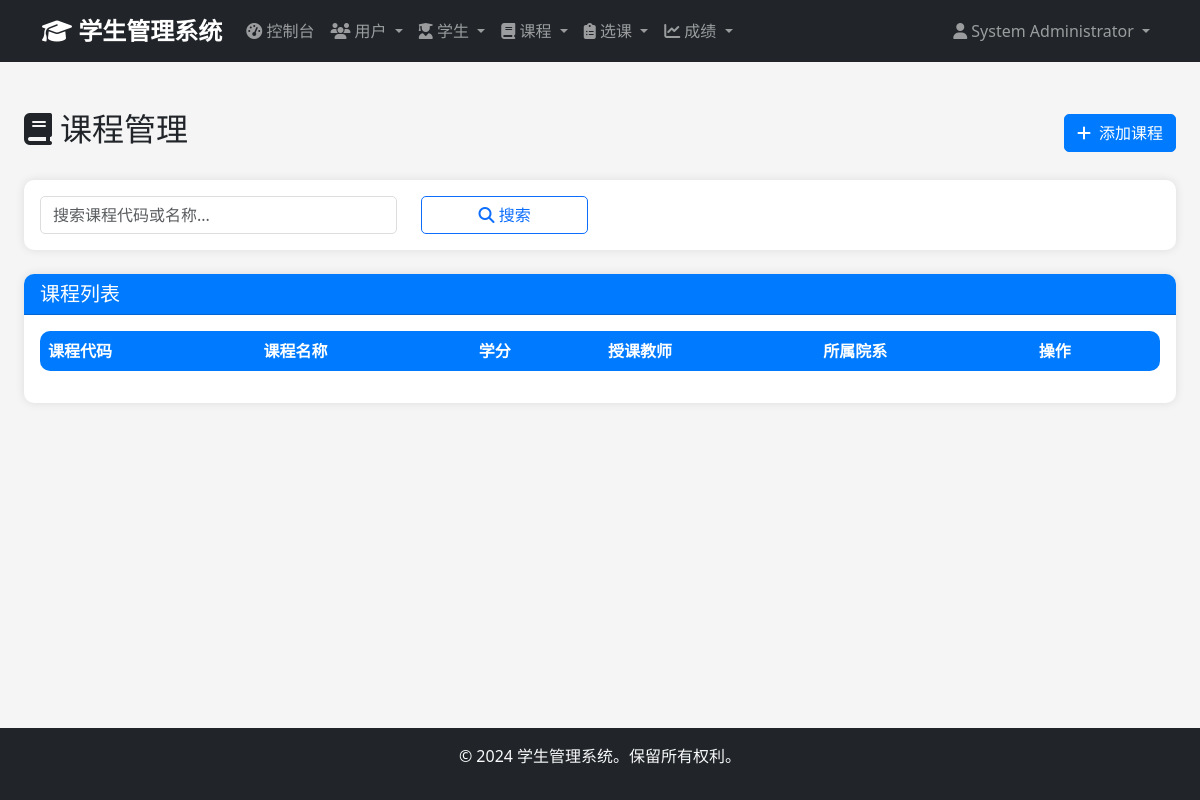
The app's page /admin/courses?page=2&search= (signed in), older data.
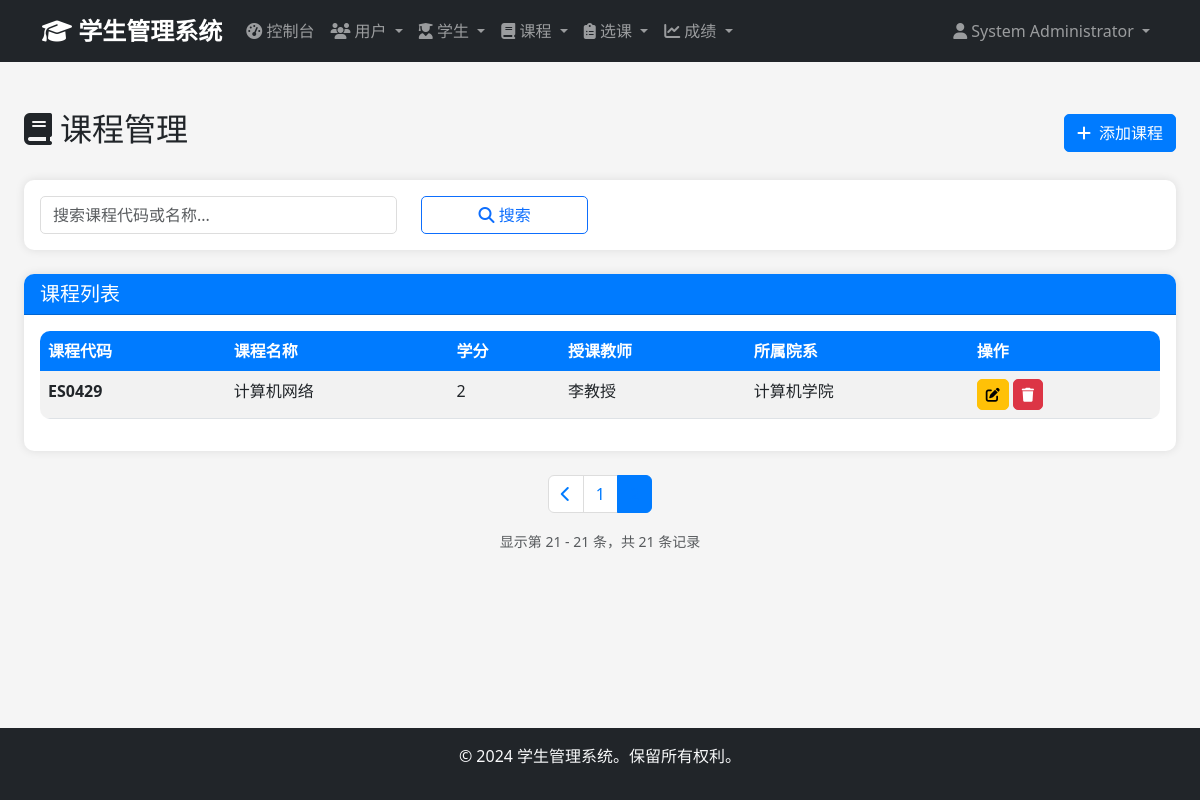
The same page, newer data.
### app/models/user.py (models this page shows, shortened)
class User(UserMixin, db.Model):
    __tablename__ = 'users'
    id = db.Column(db.Integer, primary_key=True)
    username = db.Column(db.String(50), unique=True, nullable=False)
    email = db.Column(db.String(100), unique=True, nullable=False)
    password_hash = db.Column(db.String(255), nullable=False)
    full_name = db.Column(db.String(100), nullable=False)
    phone = db.Column(db.String(20))
    role = db.Column(db.Enum('admin', 'student', name='user_role'), nullable=False, default='student')
    is_active = db.Column(db.Boolean, default=True)
    created_at = db.Column(db.DateTime, default=datetime.utcnow)
    updated_at = db.Column(db.DateTime, default=datetime.utcnow, onupdate=datetime.utcnow)
    administrator = db.relationship('Administrator', backref='user', uselist=False, cascade='all, delete-orphan')
    def is_admin(self):
        return self.role == 'admin'

### app/models/course.py (models this page shows, shortened)
class Course(db.Model):
    __tablename__ = 'courses'
    id = db.Column(db.Integer, primary_key=True)
    course_code = db.Column(db.String(20), unique=True, nullable=False)
    course_name = db.Column(db.String(100), nullable=False)
    description = db.Column(db.Text)
    credits = db.Column(db.Integer, nullable=False, default=3)
    department = db.Column(db.String(100))
    instructor = db.Column(db.String(100))
    created_at = db.Column(db.DateTime, default=datetime.utcnow)
    updated_at = db.Column(db.DateTime, default=datetime.utcnow, onupdate=datetime.utcnow)
    enrollments = db.relationship('Enrollment', backref='course', lazy='dynamic', cascade='all, delete-orphan')

### app/views/admin.py (the view)
@admin_bp.route('/courses')
@login_required
@admin_required
def courses():
    page = request.args.get('page', 1, type=int)
    search = request.args.get('search', '')
    query = Course.query
    if search:
        query = query.filter(
            (Course.course_code.contains(search)) |
            (Course.course_name.contains(search)) |
            (Course.instructor.contains(search))
        )
    courses = query.paginate(
        page=page,
        per_page=20,
        error_out=False
    )
    return render_template('admin/courses/index.html', courses=courses, search=search)

### app/views/auth.py (called while the page is built)
def admin_required(f):
    @wraps(f)
    def decorated_function(*args, **kwargs):
        if not current_user.is_authenticated or not current_user.is_admin():
            flash('访问被拒绝。需要管理员权限。', 'error')
            return redirect(url_for('auth.login'))
        return f(*args, **kwargs)
    return decorated_function

### app/templates/admin/courses/index.html (shortened to what this page needs)
{% extends "base.html" %}
{% block content %}
<div class="container-fluid mt-4">
    <div class="d-flex justify-content-between align-items-center mb-4">
        <div class="d-flex align-items-center">
            <h2>
                <i class="fas fa-book me-2"></i>课程管理
            </h2>
        </div>
        <a href="{{ url_for('admin.create_course') }}" class="btn btn-primary">
            <i class="fas fa-plus me-2"></i>添加课程
        </a>
    </div>
    <div class="card mb-4">
        <div class="card-body">
            <form method="GET" action="{{ url_for('admin.courses') }}">
                <div class="row">
                    <div class="col-md-4">
                        <input type="text" class="form-control" name="search" placeholder="搜索课程代码或名称..."
                               value="{{ search }}">
                    </div>
                    <div class="col-md-2">
                        <button type="submit" class="btn btn-outline-primary w-100">
                            <i class="fas fa-search"></i> 搜索
                        </button>
                    </div>
                </div>
            </form>
        </div>
    </div>
    <div class="card">
        <div class="card-header">
            <h5 class="mb-0">课程列表</h5>
        </div>
        <div class="card-body">
            {% if courses %}
            <div class="table-responsive">
                <table class="table table-striped">
                    <thead>
                        <tr>
                            <th>课程代码</th>
                            <th>课程名称</th>
                            <th>学分</th>
                            <th>授课教师</th>
                            <th>所属院系</th>
                            <th>操作</th>
                        </tr>
                    </thead>
                    <tbody>
                        {% for course in courses %}
                        <tr>
                            <td><strong>{{ course.course_code }}</strong></td>
                            <td>{{ course.course_name }}</td>
                            <td>{{ course.credits }}</td>
                            <td>{{ course.instructor or '未分配' }}</td>
                            <td>{{ course.department or '-' }}</td>
                            <td>
                                <a href="{{ url_for('admin.edit_course', course_id=course.id) }}"
                                   class="btn btn-sm btn-warning" title="编辑">
                                    <i class="fas fa-edit"></i>
                                </a>
                                <button type="button" class="btn btn-sm btn-danger delete-course"
                                        data-id="{{ course.id }}" data-name="{{ course.course_name }}" title="删除">
                                    <i class="fas fa-trash"></i>
                                </button>
                            </td>
                        </tr>
                        {% endfor %}
                    </tbody>
                </table>
            </div>
            {% endif %}
        </div>
    </div>
    {% if courses.pages > 1 %}
    <nav aria-label="课程列表分页" class="mt-4">
        <ul class="pagination justify-content-center">
            {% if courses.has_prev %}
            <li class="page-item">
                <a class="page-link" href="{{ url_for('admin.courses', page=courses.prev_num, search=search) }}">
                    <i class="fas fa-chevron-left"></i>
                </a>
            </li>
            {% endif %}
            {% for page_num in courses.iter_pages() %}
                {% if page_num %}
                    {% if page_num != courses.page %}
                    <li class="page-item">
                        <a class="page-link" href="{{ url_for('admin.courses', page=page_num, search=search) }}">{{ page_num }}</a>
                    </li>
                    {% else %}
                    <li class="page-item active">
                        <span class="page-link">{{ page_num }}</span>
                    </li>
                    {% endif %}
                {% else %}
                <li class="page-item disabled">
                    <span class="page-link">…</span>
                </li>
                {% endif %}
            {% endfor %}
        </ul>
    </nav>
    <div class="text-center text-muted mt-2">
        <small>
            显示第 {{ (courses.page - 1) * courses.per_page + 1 }} -
            {{ courses.page * courses.per_page if courses.page * courses.per_page < courses.total else courses.total }}
            条，共 {{ courses.total }} 条记录
        </small>
    </div>
    {% endif %}
</div>
{% endblock %}

### app/templates/base.html (shortened to what this page needs)
<!DOCTYPE html>
<html lang="zh-CN">
<head>
    <link href="https://cdn.jsdelivr.net/npm/bootstrap@5.3.0/dist/css/bootstrap.min.css" rel="stylesheet">
    <link href="https://cdnjs.cloudflare.com/ajax/libs/font-awesome/6.4.0/css/all.min.css" rel="stylesheet">
    <link href="{{ url_for('static', filename='css/style.css') }}" rel="stylesheet">
</head>
<body>
    {% if current_user.is_authenticated %}
    <nav class="navbar navbar-expand-lg navbar-dark bg-dark">
        <div class="container">
            <a class="navbar-brand" href="{{ url_for('main.dashboard') }}">
                <i class="fas fa-graduation-cap"></i> 学生管理系统
            </a>
            <div class="collapse navbar-collapse" id="navbarNav">
                <ul class="navbar-nav me-auto">
                    {% if current_user.is_admin() %}
                    <li class="nav-item">
                        <a class="nav-link" href="{{ url_for('admin.dashboard') }}">
                            <i class="fas fa-tachometer-alt"></i> 控制台
                        </a>
                    </li>
                    <li class="nav-item dropdown">
                        <a class="nav-link dropdown-toggle" href="#" data-bs-toggle="dropdown">
                            <i class="fas fa-users"></i> 用户
                        </a>
                    </li>
                    <li class="nav-item dropdown">
                        <a class="nav-link dropdown-toggle" href="#" data-bs-toggle="dropdown">
                            <i class="fas fa-user-graduate"></i> 学生
                        </a>
                    </li>
                    <li class="nav-item dropdown">
                        <a class="nav-link dropdown-toggle" href="#" data-bs-toggle="dropdown">
                            <i class="fas fa-book"></i> 课程
                        </a>
                    </li>
                    <li class="nav-item dropdown">
                        <a class="nav-link dropdown-toggle" href="#" data-bs-toggle="dropdown">
                            <i class="fas fa-clipboard-list"></i> 选课
                        </a>
                    </li>
                    <li class="nav-item dropdown">
                        <a class="nav-link dropdown-toggle" href="#" data-bs-toggle="dropdown">
                            <i class="fas fa-chart-line"></i> 成绩
                        </a>
                    </li>
                    {% endif %}
                </ul>
                <ul class="navbar-nav">
                    <li class="nav-item dropdown">
                        <a class="nav-link dropdown-toggle" href="#" data-bs-toggle="dropdown">
                            <i class="fas fa-user"></i> {{ current_user.full_name }}
                        </a>
                    </li>
                </ul>
            </div>
        </div>
    </nav>
    {% endif %}
    <main class="container-fluid py-4">
        {% block content %}{% endblock %}
    </main>
    <footer class="bg-dark text-light text-center py-3 mt-auto">
        <div class="container">
            <p>&copy; 2024 学生管理系统。保留所有权利。</p>
        </div>
    </footer>
</body>
</html>

### app/static/css/style.css (style rules this page uses)
:root { --primary-color: #007bff; --secondary-color: #6c757d; --success-color: #28a745; --danger-color: #dc3545; --warning-color: #ffc107; --info-color: #17a2b8; --dark-color: #343a40; --light-color: #f8f9fa; }
body { min-height: 100vh; display: flex; flex-direction: column; background-color: #f5f5f5; font-family: 'Segoe UI', Tahoma, Geneva, Verdana, sans-serif; }
main { flex: 1; }
.navbar-brand { font-weight: bold; font-size: 1.5rem; }
.navbar-nav .nav-link { transition: color 0.3s; }
.card { border: none; border-radius: 10px; box-shadow: 0 0 10px rgba(0,0,0,0.1); transition: transform 0.3s, box-shadow 0.3s; }
.card-header { background-color: var(--primary-color); color: white; border-radius: 10px 10px 0 0 !important; font-weight: 600; }
.btn { border-radius: 5px; transition: all 0.3s; }
.btn-primary { background-color: var(--primary-color); border-color: var(--primary-color); }
.btn-danger { background-color: var(--danger-color); border-color: var(--danger-color); }
.table { background-color: white; border-radius: 10px; overflow: hidden; }
.table thead th { background-color: var(--primary-color); color: white; border: none; }
.form-control, .form-select { border-radius: 5px; border: 1px solid #ddd; transition: border-color 0.3s, box-shadow 0.3s; }
footer { margin-top: auto; }
.pagination .page-link { color: var(--primary-color); border-color: #ddd; }
.pagination .page-item.active .page-link { background-color: var(--primary-color); border-color: var(--primary-color); }

Row changes from the older to the newer data that the page shows:
added Course: course_code "ES0429", course_name "计算机网络", credits "2", instructor "李教授", department "计算机学院"
Text that changed along with them:
{{ (courses.page - 1) * courses.per_page + 1 }}: (not shown) → "21"
{{ courses.total }}: (not shown) → "21"
new list line: "1"
text now shown: "显示第 - 21 条，共 条记录"
